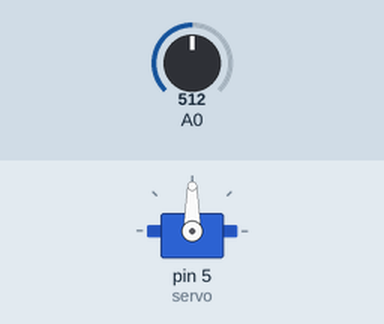
Recording of a sketch running on a simulated Arduino Uno, built with avr-gcc and run on an emulated ATmega328P. Parts: servo. The test bench sets the inputs (shaded band); at power-on: A0 = 512.

Above: at 1.8 s.
1.9 s: A0 set to 716
At 3.2 s:
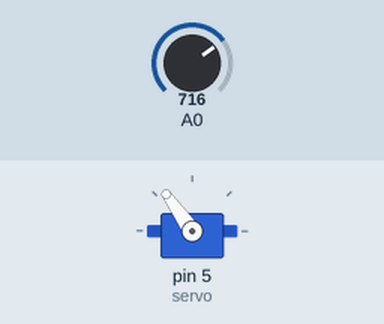
3.5 s: A0 set to 900
At 4.9 s:
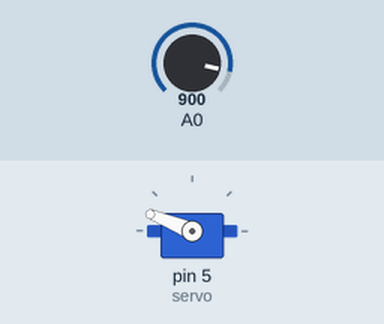
5.5 s: A0 set to 1023
At 6.4 s:
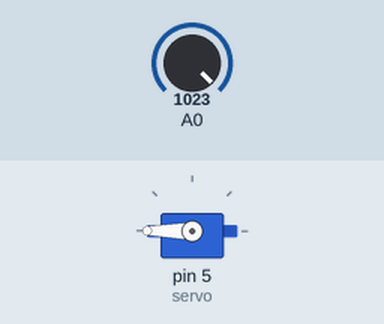
7.5 s: A0 set to 306
At 9.2 s:
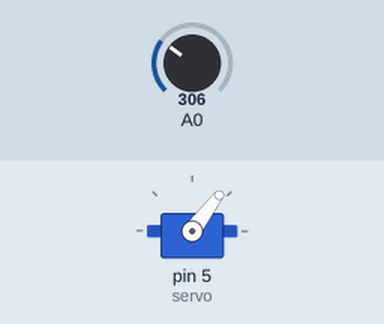
9.5 s: A0 set to 122
At 10.7 s:
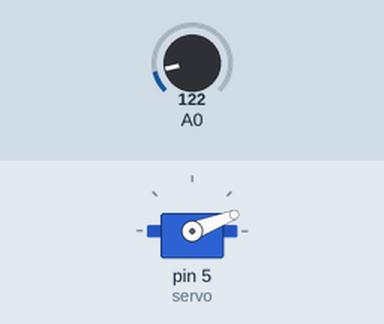
Timing chart, 0 to 12.5 s (numbered marks = the images above; inputs shaded):
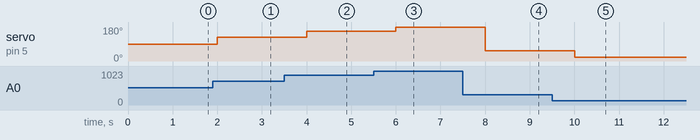

The sketch:

servo_potentiometer.ino
```cpp
#include <Servo.h>
Servo servo;
void setup() {
  servo.attach(5);
}

void loop() {
  int a = analogRead(A0);
  int radian = map(a, 0, 1023, 0, 180);
  servo.write(radian);
  delay(1000);
}
```

Measured:
- after the input at 1.9 s, servo on pin 5 (servo): 90° → 125° after 0.10 s
- after the input at 3.5 s, servo on pin 5 (servo): 125° → 158° after 0.50 s
- after the input at 5.5 s, servo on pin 5 (servo): 158° → 180° after 0.50 s
- after the input at 7.5 s, servo on pin 5 (servo): 180° → 53° after 0.50 s
- after the input at 9.5 s, servo on pin 5 (servo): 53° → 21° after 0.50 s
